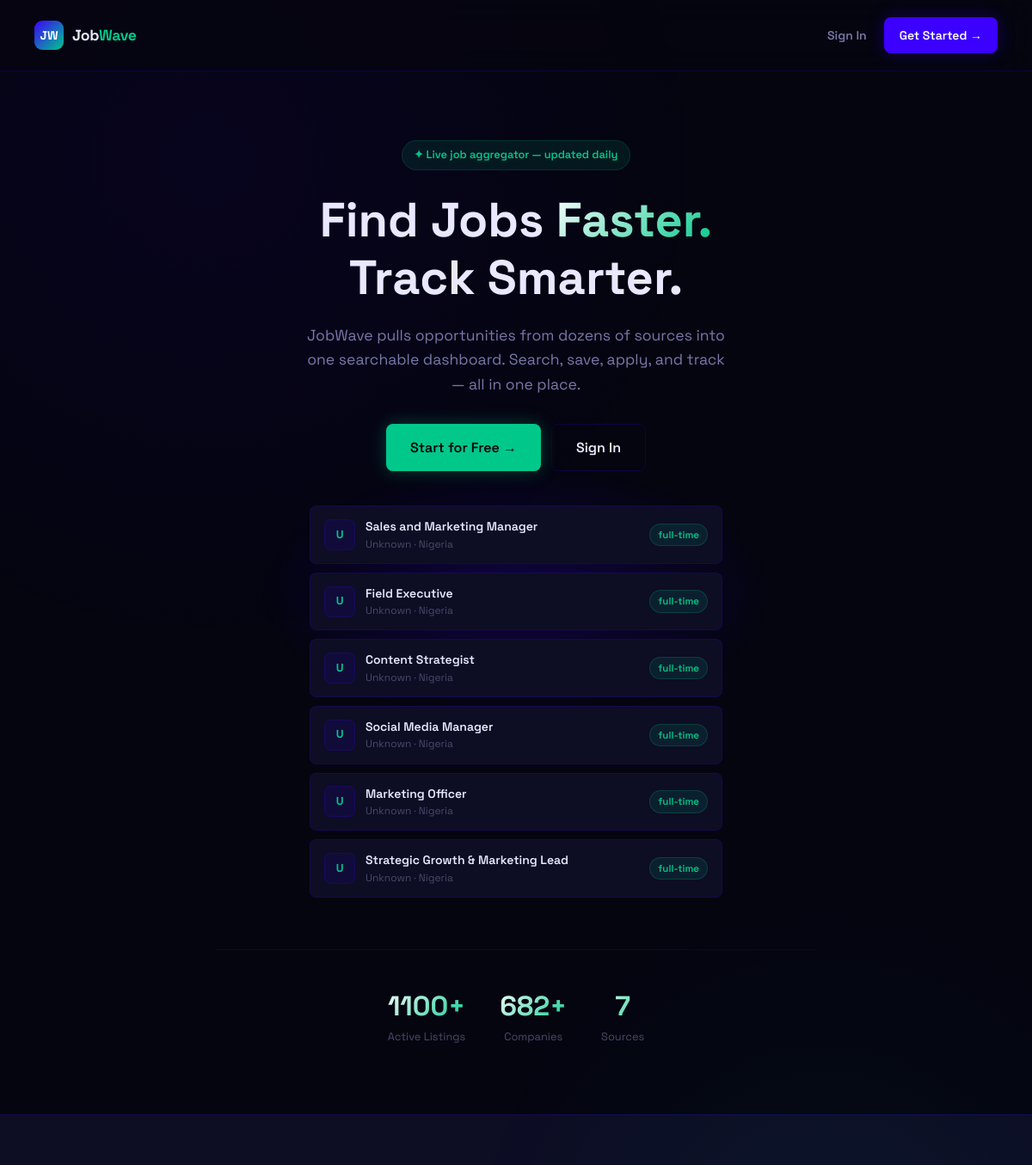
Before: / (upper part) with the older database file.
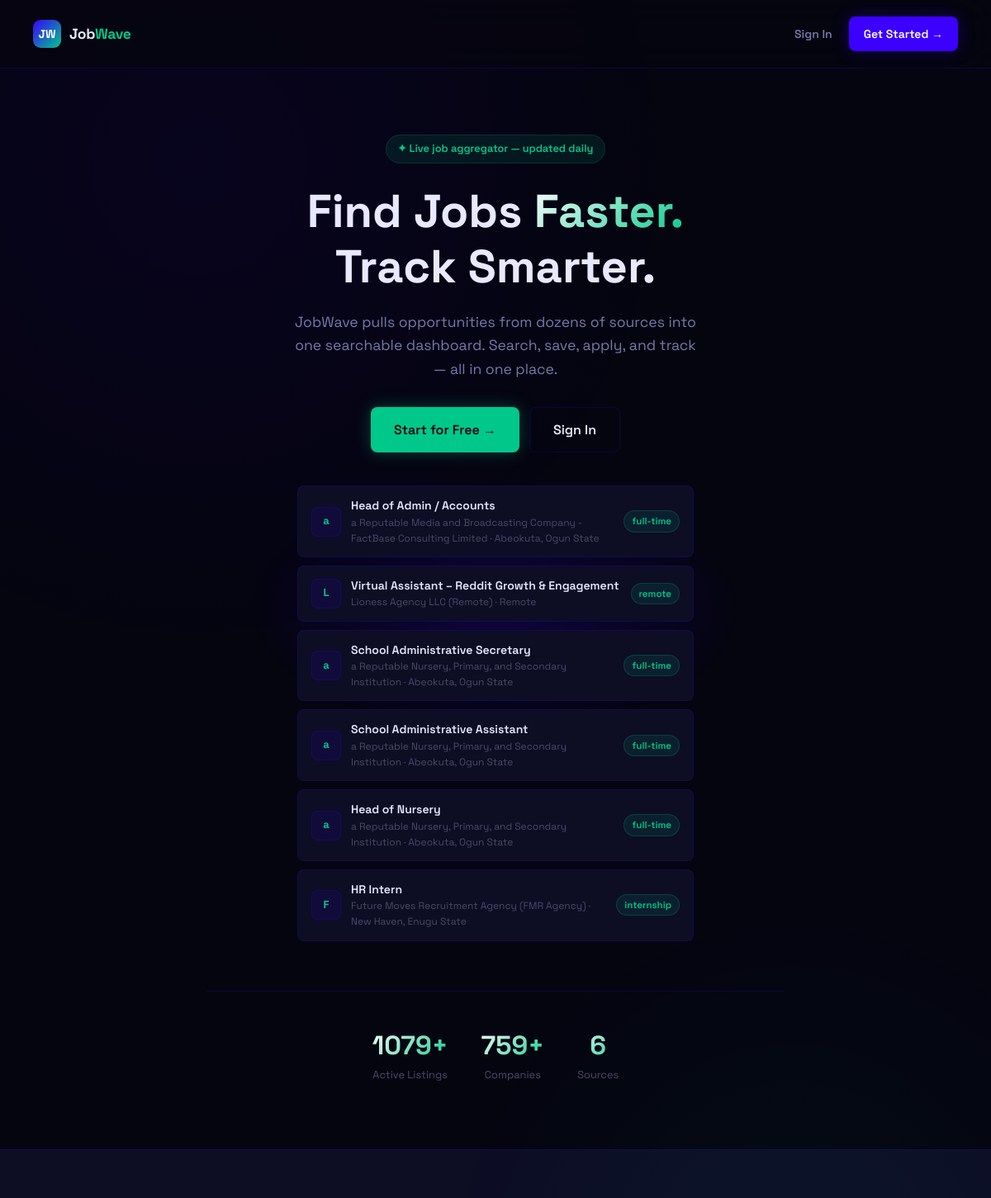
After: the same page with the newer database file.
### app.py (models this page shows, shortened)
class Job(db.Model):
    id = db.Column(db.Integer, primary_key=True)
    title = db.Column(db.String(200), nullable=False)
    company = db.Column(db.String(200), nullable=False)
    location = db.Column(db.String(200))
    job_type = db.Column(db.String(50))          # full-time | part-time | remote | contract
    experience = db.Column(db.String(50))         # entry | mid | senior
    salary_min = db.Column(db.Integer)
    salary_max = db.Column(db.Integer)
    description = db.Column(db.Text)
    requirements = db.Column(db.Text)
    source = db.Column(db.String(100))
    source_url = db.Column(db.String(500))
    source_id = db.Column(db.String(200), unique=True)  # duplicate detection
    tags = db.Column(db.String(500))
    is_active = db.Column(db.Boolean, default=True)
    scraped_at = db.Column(db.DateTime, default=datetime.utcnow)
    posted_at = db.Column(db.DateTime)
    views = db.Column(db.Integer, default=0)
    posted_to_whatsapp = db.Column(db.Boolean, default=False)

### app.py (the view)
@app.route('/')
def index():
    if current_user.is_authenticated:
        return redirect(url_for('dashboard'))
    stats = {
        'total_jobs': Job.query.filter_by(is_active=True).count(),
        'companies': db.session.query(Job.company).distinct().count(),
        'sources': db.session.query(Job.source).distinct().count(),
    }
    recent = Job.query.filter_by(is_active=True).order_by(Job.scraped_at.desc()).limit(6).all()
    return render_template('index.html', stats=stats, recent=recent)

### templates/index.html (shortened to what this page needs)
{% extends 'base.html' %}
{% block public_content %}
<link rel="stylesheet" href="https://cdnjs.cloudflare.com/ajax/libs/font-awesome/6.5.0/css/all.min.css">
<div class="landing">
  <nav class="landing-nav">
    <div style="display:flex;align-items:center;gap:10px;">
      <div class="logo-mark">JW</div>
      <div class="logo-text">
        Job<span>Wave</span>
      </div>
    </div>
    <div style="display:flex;gap:8px;">
      <a href="{{ url_for('login') }}" class="btn btn-ghost">
        Sign In
      </a>
      <a href="{{ url_for('register') }}" class="btn btn-primary">
        Get Started →
      </a>
    </div>
  </nav>
  <section class="hero">
    <div class="hero-content">
      <div class="hero-eyebrow">
        ✦ Live job aggregator — updated daily
      </div>
      <h1>
        Find Jobs
        <span class="gradient-text">Faster.</span>
        <br>
        Track Smarter.
      </h1>
      <p>
        JobWave pulls opportunities from dozens of sources into one searchable dashboard.
        Search, save, apply, and track — all in one place.
      </p>
      <div class="hero-actions">
        <a href="{{ url_for('register') }}" class="btn btn-mint btn-lg">
          Start for Free →
        </a>
        <a href="{{ url_for('login') }}" class="btn btn-outline btn-lg">
          Sign In
        </a>
      </div>
      <div class="hero-job-list">
        {% for job in recent %}
        <div class="hero-job-item">
          <div class="hero-job-logo">
            {{ job.company[0] }}
          </div>
          <div style="flex:1;min-width:0;">
            <div style="
              font-weight:600;
              font-size:0.875rem;
              white-space:nowrap;
              overflow:hidden;
              text-overflow:ellipsis;
            ">
              {{ job.title }}
            </div>
            <div style="
              font-size:0.75rem;
              color:var(--text-muted);
            ">
              {{ job.company }} · {{ job.location }}
            </div>
          </div>
          <span class="badge badge-mint" style="flex-shrink:0;">
            {{ job.job_type or 'full-time' }}
          </span>
        </div>
        {% endfor %}
      </div>
      <div class="hero-stats">
        <div>
          <div class="hero-stat-value gradient-text">
            {{ stats.total_jobs }}+
          </div>
          <div class="hero-stat-label">
            Active Listings
          </div>
        </div>
        <div>
          <div class="hero-stat-value gradient-text">
            {{ stats.companies }}+
          </div>
          <div class="hero-stat-label">
            Companies
          </div>
        </div>
        <div>
          <div class="hero-stat-value gradient-text">
            {{ stats.sources }}
          </div>
          <div class="hero-stat-label">
            Sources
          </div>
        </div>
      </div>
    </div>
  </section>
  <section class="feature-grid">
  </section>
</div>
{% endblock %}

Changed rows visible on the page:
removed Job: company "U", title "Sales and Marketing Manager", company "Unknown", location "Nigeria", job_type "full-time"
removed Job: company "U", title "Field Executive", company "Unknown", location "Nigeria", job_type "full-time"
removed Job: company "U", title "Content Strategist", company "Unknown", location "Nigeria", job_type "full-time"
removed Job: company "U", title "Social Media Manager", company "Unknown", location "Nigeria", job_type "full-time"
removed Job: company "U", title "Marketing Officer", company "Unknown", location "Nigeria", job_type "full-time"
removed Job: company "U", title "Strategic Growth & Marketing Lead", company "Unknown", location "Nigeria", job_type "full-time"
added Job: company "a", title "Head of Admin / Accounts", company "a Reputable Media and Broadcasting Company - FactBase Consulting Limited", location "Abeokuta, Ogun State", job_type "full-time"
added Job: company "L", title "Virtual Assistant – Reddit Growth & Engagement", company "Lioness Agency LLC (Remote)", location "Remote", job_type "remote"
added Job: company "a", title "School Administrative Secretary", company "a Reputable Nursery, Primary, and Secondary Institution", location "Abeokuta, Ogun State", job_type "full-time"
added Job: company "a", title "School Administrative Assistant", company "a Reputable Nursery, Primary, and Secondary Institution", location "Abeokuta, Ogun State", job_type "full-time"
added Job: company "a", title "Head of Nursery", company "a Reputable Nursery, Primary, and Secondary Institution", location "Abeokuta, Ogun State", job_type "full-time"
added Job: company "F", title "HR Intern", company "Future Moves Recruitment Agency (FMR Agency)", location "New Haven, Enugu State", job_type "internship"
Other visible differences:
{{ stats.total_jobs }}: "1100" → "1079"
{{ stats.companies }}: "682" → "759"
{{ stats.sources }}: "7" → "6"
